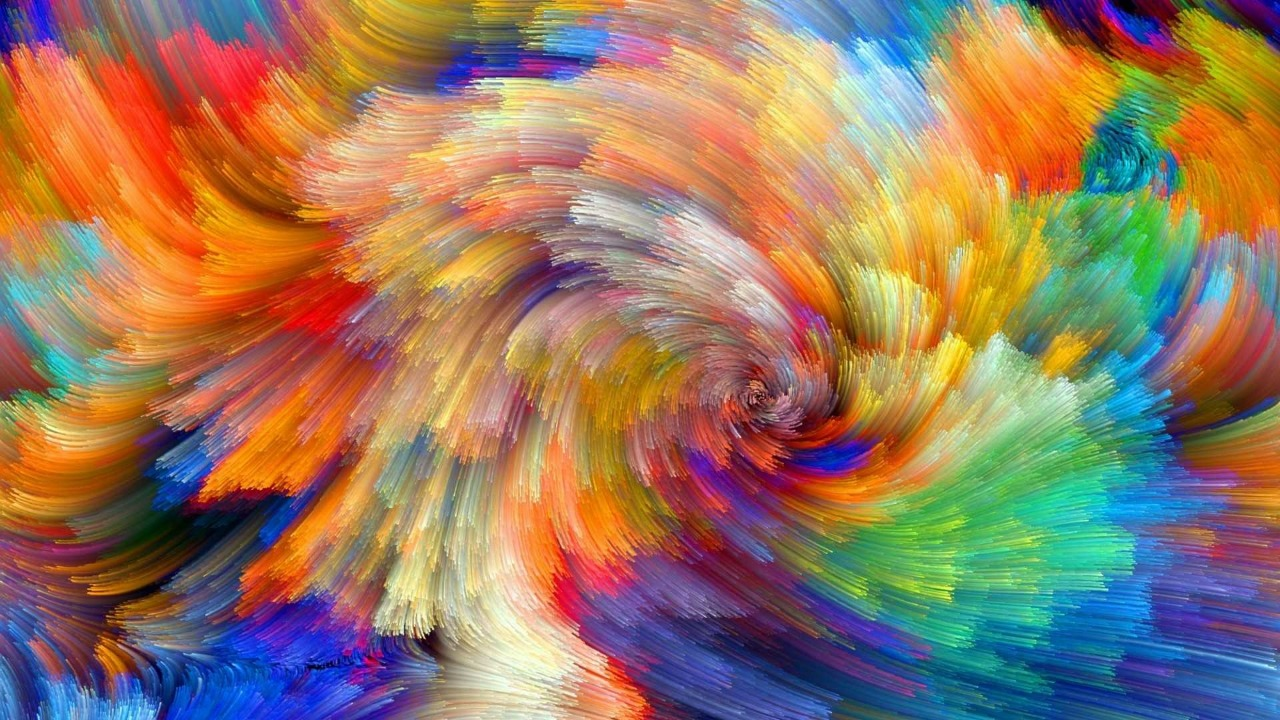
#> input picture demo3.jpg, 1280 x 720 px
$ python image_analysis.py
#> lines starting #> are read from the running program, lines starting #| are printed output that depends on the picture
import cv2
from matplotlib import pyplot as plt
img1 = cv2.imread('demo3.jpg',0)
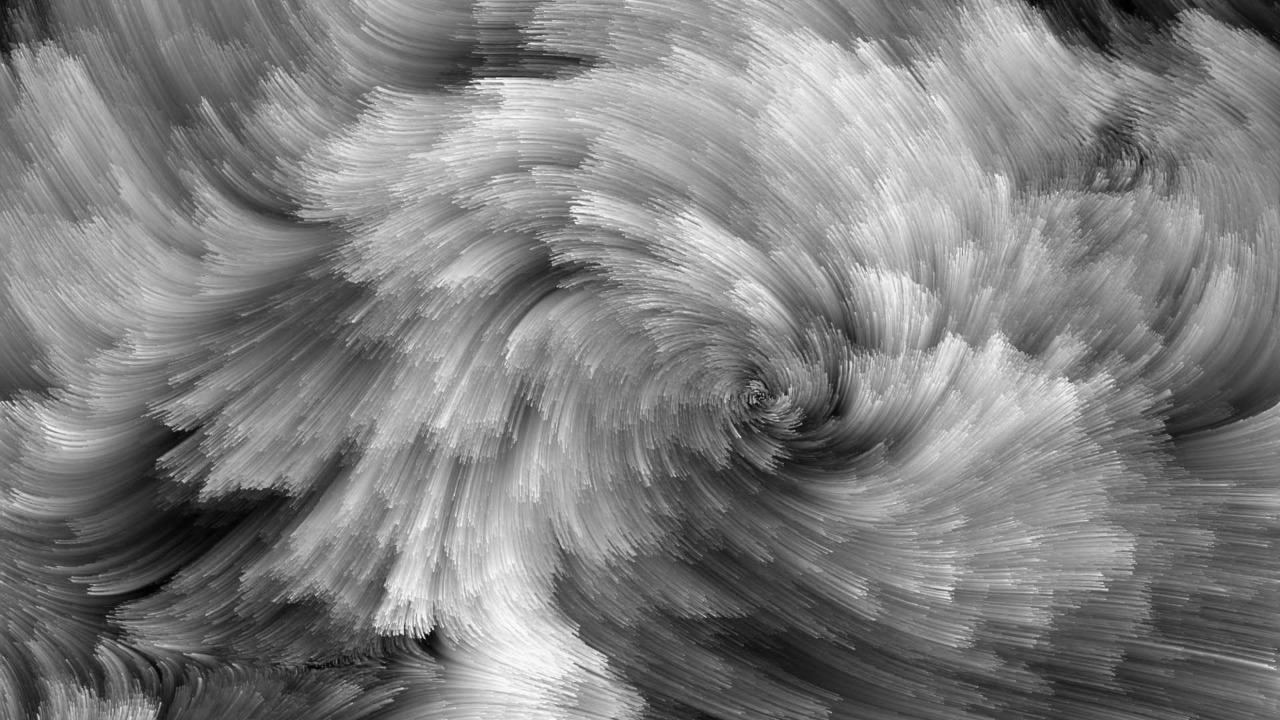
#> img1: shape (720, 1280); min 0, max 255, mean 127.2
print("Pixels values for image 1 is: ",img1)
#> (printed output is left out)
cv2.imshow('Grayscale Image', img1)
#cv2.waitKey()
histr = cv2.calcHist([img1],[0],None,[256],[0,256])
#> histr = 256 values, max 7966 at index 142, min 1 at index 254, mean 3600
plt.plot(histr)
plt.show()
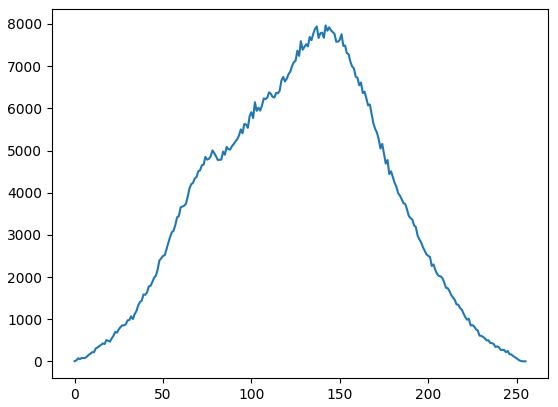
#> figure drawn by matplotlib, 1 panel; curve peaks at x = 142, y = 7966
'''img2 = cv2.imread('demo2.jpg',0)
print("Pixels values for image 2 is: ",img2)
cv2.imshow('Grayscale Image',img2)
histr2 = cv2.calcHist([img2],[0],None,[256],[0,256])
plt.plot(histr2)
plt.show()
img3 = cv2.imread('demo3.jpg',0)
print("Pixels values for image 3 is: ",img3)
cv2.imshow('Grayscale Image',img3)
histr3 = cv2.calcHist([img3],[0],None,[256],[0,256])
plt.plot(histr3)
plt.show()'''

$ run again, with demo1.jpg copied over demo3.jpg
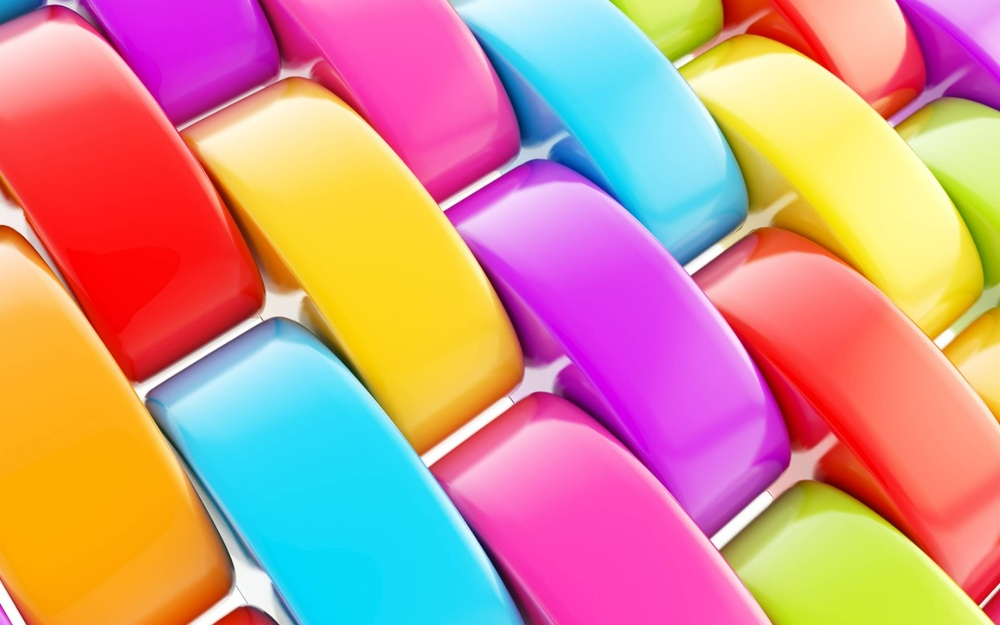
#> input picture demo1.jpg, 1000 x 625 px, shrunk from 1280 x 800 before the run
#> `img1 = cv2.imread('demo3.jpg',0)`:
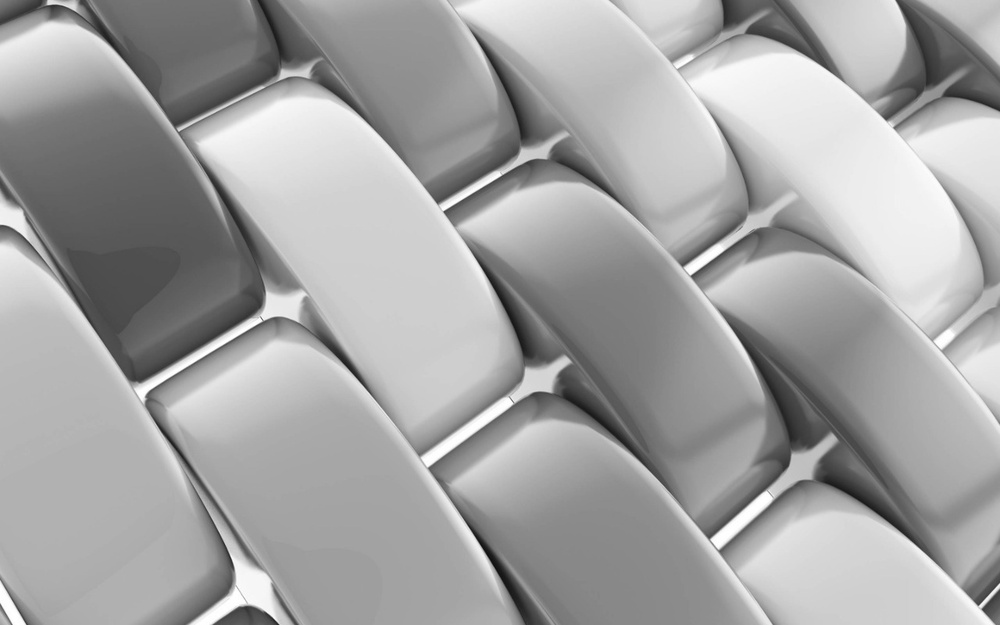
#> img1: shape (625, 1000); min 11, max 255, mean 163.5
#> (printed output is left out)
#> histr = 256 values, max 15115 at index 177, min 0 at index 0, mean 2441.4
#> `plt.show()`:
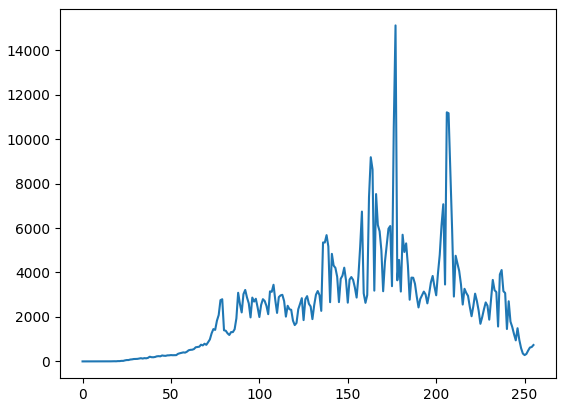
#> figure drawn by matplotlib, 1 panel; curve peaks at x = 177, y = 15115

$ run again, with demo2.jpg copied over demo3.jpg
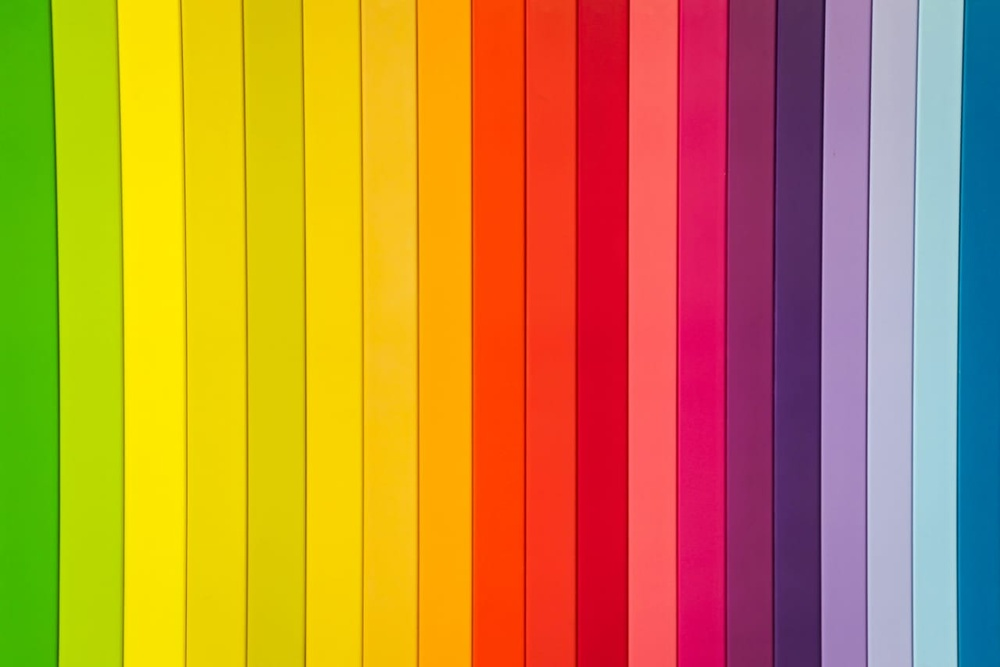
#> input picture demo2.jpg, 1000 x 667 px, shrunk from 1280 x 854 before the run
#> `img1 = cv2.imread('demo3.jpg',0)`:
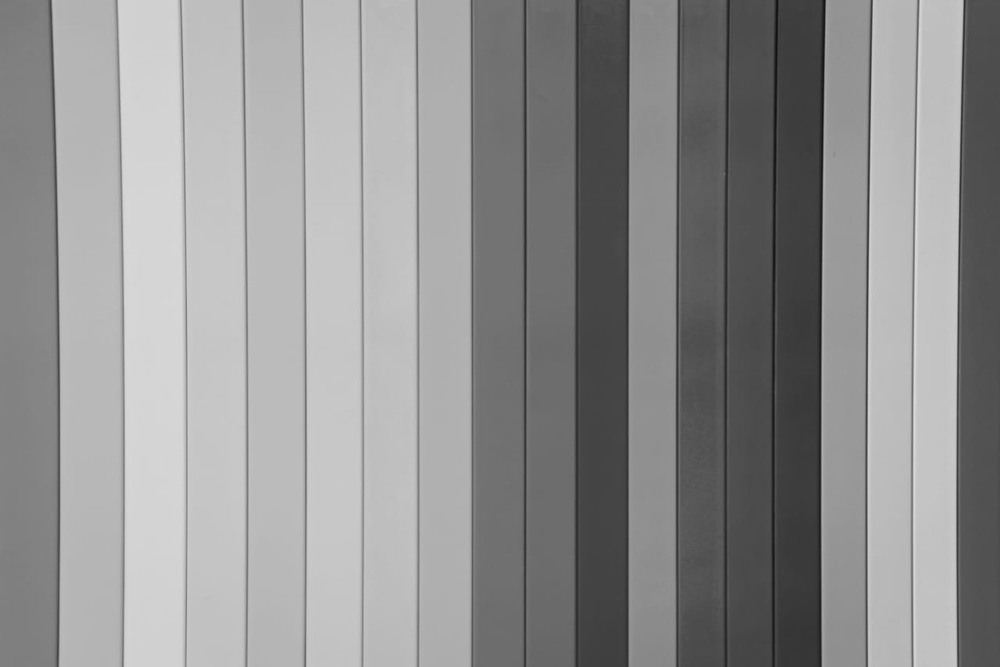
#> img1: shape (667, 1000); min 17, max 219, mean 145.1
#> (printed output is left out)
#> histr = 256 values, max 21810 at index 187, min 0 at index 0, mean 2605.5
#> `plt.show()`:
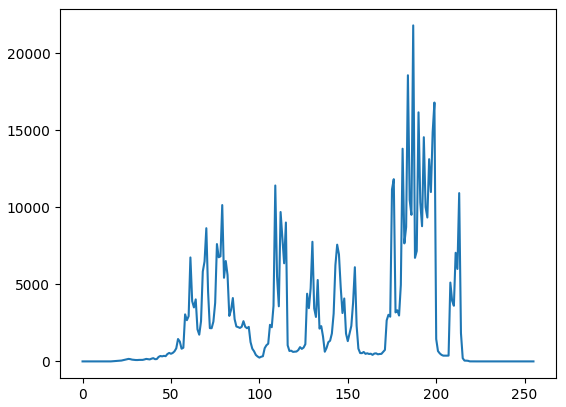
#> figure drawn by matplotlib, 1 panel; curve peaks at x = 187, y = 21810
